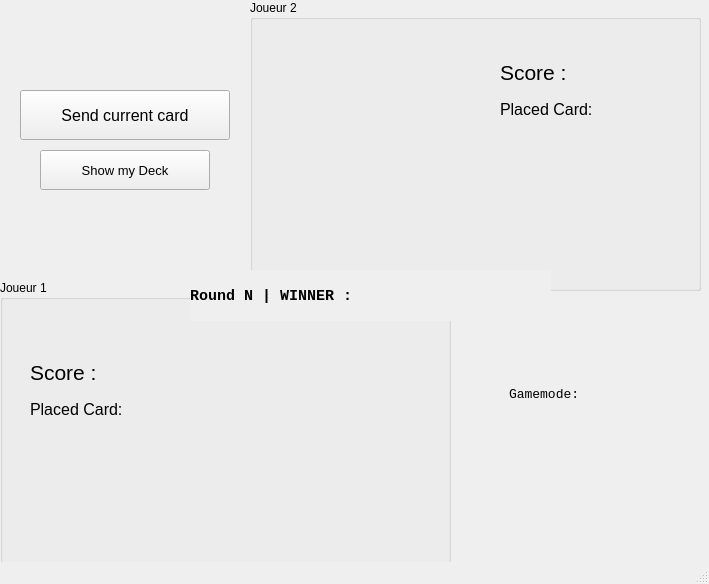
<?xml version="1.0" encoding="UTF-8"?>
<ui version="4.0">
 <class>MainWindow</class>
 <widget class="QMainWindow" name="MainWindow">
  <property name="geometry">
   <rect>
    <x>0</x>
    <y>0</y>
    <width>709</width>
    <height>584</height>
   </rect>
  </property>
  <property name="windowTitle">
   <string>MainWindow</string>
  </property>
  <widget class="QWidget" name="centralwidget">
   <widget class="QGroupBox" name="P1">
    <property name="geometry">
     <rect>
      <x>0</x>
      <y>280</y>
      <width>451</width>
      <height>291</height>
     </rect>
    </property>
    <property name="autoFillBackground">
     <bool>true</bool>
    </property>
    <property name="title">
     <string>Joueur 1</string>
    </property>
    <property name="flat">
     <bool>false</bool>
    </property>
    <widget class="QLabel" name="placedCardP1_QLabel">
     <property name="geometry">
      <rect>
       <x>30</x>
       <y>120</y>
       <width>121</width>
       <height>21</height>
      </rect>
     </property>
     <property name="font">
      <font>
       <family>Arial</family>
       <pointsize>12</pointsize>
       <weight>50</weight>
       <bold>false</bold>
      </font>
     </property>
     <property name="text">
      <string>Placed Card:</string>
     </property>
     <property name="alignment">
      <set>Qt::AlignLeading|Qt::AlignLeft|Qt::AlignTop</set>
     </property>
     <property name="wordWrap">
      <bool>true</bool>
     </property>
    </widget>
    <widget class="QLabel" name="victoryCountP1_QLabel">
     <property name="geometry">
      <rect>
       <x>30</x>
       <y>70</y>
       <width>170</width>
       <height>45</height>
      </rect>
     </property>
     <property name="font">
      <font>
       <family>Arial</family>
       <pointsize>16</pointsize>
       <weight>50</weight>
       <bold>false</bold>
      </font>
     </property>
     <property name="text">
      <string>Score : </string>
     </property>
     <property name="textFormat">
      <enum>Qt::AutoText</enum>
     </property>
     <property name="alignment">
      <set>Qt::AlignLeading|Qt::AlignLeft|Qt::AlignVCenter</set>
     </property>
     <property name="wordWrap">
      <bool>true</bool>
     </property>
    </widget>
    <widget class="QLabel" name="currentCardDisplayP1_QLabel">
     <property name="geometry">
      <rect>
       <x>280</x>
       <y>50</y>
       <width>161</width>
       <height>221</height>
      </rect>
     </property>
     <property name="text">
      <string/>
     </property>
     <property name="pixmap">
      <pixmap>../../../Resources/data/54.png</pixmap>
     </property>
     <property name="scaledContents">
      <bool>true</bool>
     </property>
     <property name="alignment">
      <set>Qt::AlignCenter</set>
     </property>
     <property name="wordWrap">
      <bool>false</bool>
     </property>
     <property name="margin">
      <number>20</number>
     </property>
     <property name="indent">
      <number>1</number>
     </property>
    </widget>
    <widget class="QLabel" name="currentCardNameP1_QLabel">
     <property name="geometry">
      <rect>
       <x>30</x>
       <y>140</y>
       <width>161</width>
       <height>31</height>
      </rect>
     </property>
     <property name="font">
      <font>
       <family>Arial</family>
       <pointsize>12</pointsize>
       <weight>50</weight>
       <bold>false</bold>
      </font>
     </property>
     <property name="text">
      <string/>
     </property>
     <property name="alignment">
      <set>Qt::AlignLeading|Qt::AlignLeft|Qt::AlignTop</set>
     </property>
     <property name="wordWrap">
      <bool>true</bool>
     </property>
    </widget>
   </widget>
   <widget class="QGroupBox" name="P2">
    <property name="geometry">
     <rect>
      <x>250</x>
      <y>0</y>
      <width>451</width>
      <height>291</height>
     </rect>
    </property>
    <property name="autoFillBackground">
     <bool>true</bool>
    </property>
    <property name="title">
     <string>Joueur 2</string>
    </property>
    <widget class="QLabel" name="victoryCountP2_QLabel">
     <property name="geometry">
      <rect>
       <x>250</x>
       <y>50</y>
       <width>170</width>
       <height>45</height>
      </rect>
     </property>
     <property name="font">
      <font>
       <family>Arial</family>
       <pointsize>16</pointsize>
       <weight>50</weight>
       <bold>false</bold>
      </font>
     </property>
     <property name="text">
      <string>Score : </string>
     </property>
     <property name="alignment">
      <set>Qt::AlignLeading|Qt::AlignLeft|Qt::AlignVCenter</set>
     </property>
     <property name="wordWrap">
      <bool>true</bool>
     </property>
    </widget>
    <widget class="QLabel" name="currentCardNameP2_QLabel">
     <property name="geometry">
      <rect>
       <x>250</x>
       <y>120</y>
       <width>141</width>
       <height>31</height>
      </rect>
     </property>
     <property name="font">
      <font>
       <family>Arial</family>
       <pointsize>12</pointsize>
       <weight>50</weight>
       <bold>false</bold>
      </font>
     </property>
     <property name="text">
      <string/>
     </property>
     <property name="alignment">
      <set>Qt::AlignLeading|Qt::AlignLeft|Qt::AlignTop</set>
     </property>
     <property name="wordWrap">
      <bool>true</bool>
     </property>
    </widget>
    <widget class="QLabel" name="placedCardP2_QLabel">
     <property name="geometry">
      <rect>
       <x>250</x>
       <y>100</y>
       <width>121</width>
       <height>21</height>
      </rect>
     </property>
     <property name="font">
      <font>
       <family>Arial</family>
       <pointsize>12</pointsize>
       <weight>50</weight>
       <bold>false</bold>
      </font>
     </property>
     <property name="text">
      <string>Placed Card:</string>
     </property>
     <property name="alignment">
      <set>Qt::AlignLeading|Qt::AlignLeft|Qt::AlignTop</set>
     </property>
     <property name="wordWrap">
      <bool>true</bool>
     </property>
    </widget>
    <widget class="QLabel" name="currentCardDisplayP2_QLabel">
     <property name="geometry">
      <rect>
       <x>30</x>
       <y>30</y>
       <width>161</width>
       <height>221</height>
      </rect>
     </property>
     <property name="text">
      <string/>
     </property>
     <property name="pixmap">
      <pixmap>../../../Resources/data/54.png</pixmap>
     </property>
     <property name="scaledContents">
      <bool>true</bool>
     </property>
     <property name="alignment">
      <set>Qt::AlignCenter</set>
     </property>
     <property name="wordWrap">
      <bool>false</bool>
     </property>
     <property name="margin">
      <number>20</number>
     </property>
     <property name="indent">
      <number>1</number>
     </property>
    </widget>
   </widget>
   <widget class="QLabel" name="currentWinner_QLabel">
    <property name="geometry">
     <rect>
      <x>190</x>
      <y>270</y>
      <width>361</width>
      <height>51</height>
     </rect>
    </property>
    <property name="font">
     <font>
      <family>Courier New</family>
      <pointsize>11</pointsize>
      <weight>75</weight>
      <bold>true</bold>
     </font>
    </property>
    <property name="autoFillBackground">
     <bool>true</bool>
    </property>
    <property name="text">
     <string>Round N | WINNER : </string>
    </property>
   </widget>
   <widget class="QLabel" name="gm_QLabel">
    <property name="geometry">
     <rect>
      <x>509</x>
      <y>369</y>
      <width>151</width>
      <height>51</height>
     </rect>
    </property>
    <property name="font">
     <font>
      <family>Courier New</family>
      <pointsize>10</pointsize>
     </font>
    </property>
    <property name="text">
     <string>Gamemode: </string>
    </property>
    <property name="wordWrap">
     <bool>true</bool>
    </property>
   </widget>
   <widget class="QPushButton" name="send_QButton">
    <property name="geometry">
     <rect>
      <x>20</x>
      <y>90</y>
      <width>210</width>
      <height>50</height>
     </rect>
    </property>
    <property name="font">
     <font>
      <pointsize>12</pointsize>
     </font>
    </property>
    <property name="text">
     <string>Send current card</string>
    </property>
   </widget>
   <widget class="QPushButton" name="cardVault_QButton">
    <property name="geometry">
     <rect>
      <x>40</x>
      <y>150</y>
      <width>170</width>
      <height>40</height>
     </rect>
    </property>
    <property name="font">
     <font>
      <pointsize>10</pointsize>
     </font>
    </property>
    <property name="text">
     <string>Show my Deck</string>
    </property>
   </widget>
  </widget>
  <widget class="QStatusBar" name="statusbar"/>
 </widget>
 <resources/>
 <connections/>
</ui>
